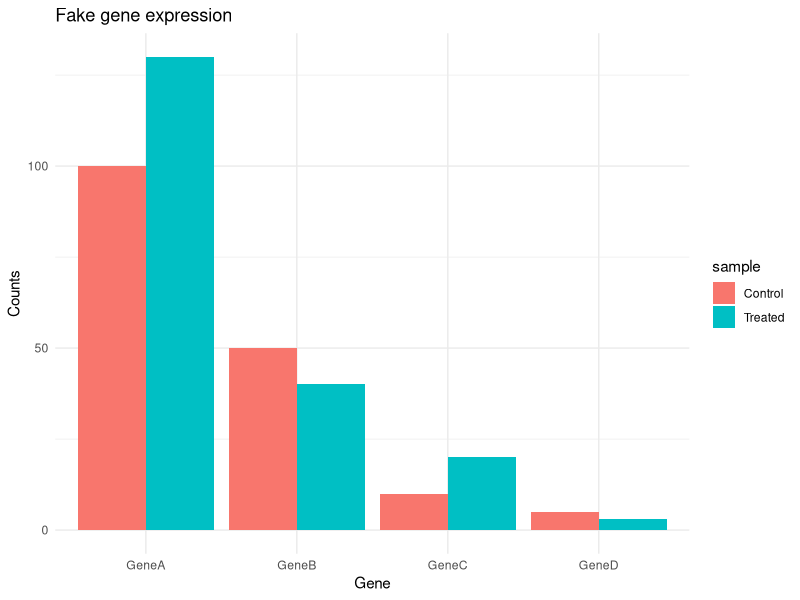

Reproduce this figure in R.
# simple_analysis.R
# Μικρό demo R script για gene expression-style δεδομένα

# Φορτώνουμε τα βασικά πακέτα
suppressPackageStartupMessages({
  library(dplyr)
  library(ggplot2)
})

# Δημιουργούμε ένα μικρό "fake" dataset
expr <- data.frame(
  gene   = rep(c("GeneA", "GeneB", "GeneC", "GeneD"), times = 2),
  sample = rep(c("Control", "Treated"), each = 4),
  count  = c(100, 50, 10, 5,
             130, 40, 20, 3)
)

# Εκτυπώνουμε τον πίνακα
print("Expression table:")
print(expr)

# Υπολογίζουμε μέσο count ανά συνθήκη
summary_tbl <- expr |>
  group_by(sample) |>
  summarise(
    mean_count = mean(count),
    sd_count   = sd(count)
  )

print("Summary per sample:")
print(summary_tbl)

# Φτιάχνουμε ένα barplot
p <- ggplot(expr, aes(x = gene, y = count, fill = sample)) +
  geom_col(position = "dodge") +
  labs(
    title = "Fake gene expression",
    x = "Gene",
    y = "Counts"
  ) +
  theme_minimal()

# Αποθήκευση plot σε αρχείο
ggsave("results_expression_plot.png", plot = p, width = 6, height = 4, dpi = 300)

cat("Analysis finished. Plot saved as 'results_expression_plot.png'\n")
